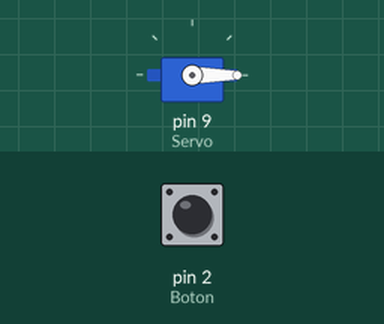
Simulated run of this sketch. Board: Arduino Uno, built with avr-gcc and run on an emulated ATmega328P. Shown: servo. Inputs (shaded band) come from the test bench; at power-on: pin 2 (Boton) HIGH.

Above: at 1.2 s.
1.3 s: pin 2 (Boton) pulled LOW for 0.15 s
At 2.4 s:
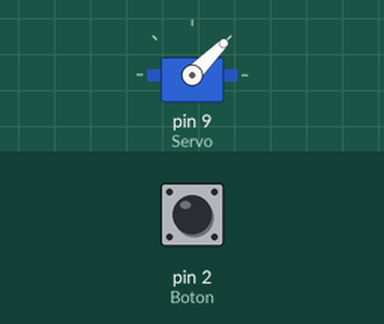
2.9 s: pin 2 (Boton) pulled LOW for 1 s
At 3.6 s:
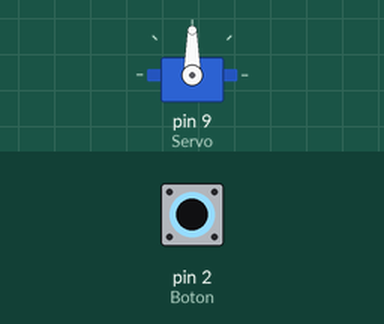
5.4 s: pin 2 (Boton) pulled LOW for 0.15 s
At 6.6 s:
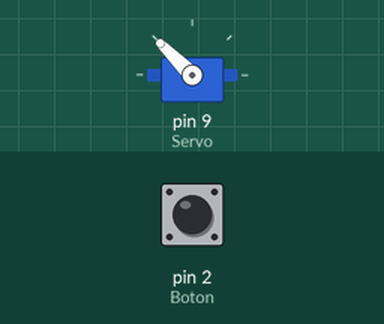
7.0 s: pin 2 (Boton) pulled LOW for 3.2 s
At 8.0 s:
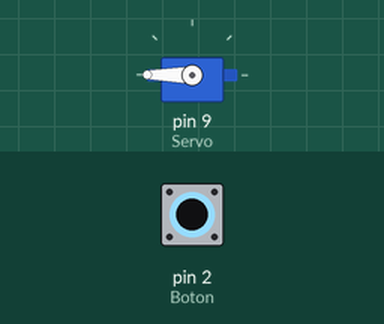
Timing chart, 0 to 10.0 s (numbered marks = the images above; inputs shaded):
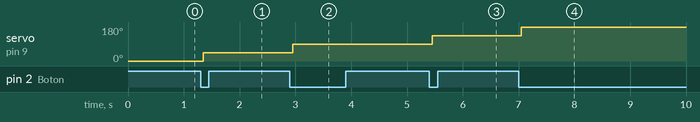

Measured:
- after the input at 1.3 s, servo on pin 9 (Servo): 0° → 45° after 0.05 s
- after the input at 2.9 s, servo on pin 9 (Servo): 45° → 90° after 0.05 s
- after the input at 5.4 s, servo on pin 9 (Servo): 90° → 135° after 0.05 s
- after the input at 7.0 s, servo on pin 9 (Servo): 135° → 180° after 0.05 s

The sketch:

Servomotores45.ino
```cpp
#include <Servo1.h>

Servo Servo1;

int Angulo = 0;
int Servo = 9;
int Boton = 2;
int edoBotUltimo = HIGH;

void setup()
{
    Serial.begin(9600);
    Servo1.attach(Servo);
    pinMode(Boton, INPUT);
    Servo1.write(Angulo);
}

void loop()
{
    int edoBotAct = digitalRead(Boton);

    if (edoBotAct == LOW && edoBotUltimo == HIGH)
    {
        delay(50);

        Angulo += 45;

        if (Angulo > 180)
        {
            Angulo = 0;
        }

        Servo1.write(Angulo);
        delay(50);
    }

    edoBotUltimo = edoBotAct;
}
```
